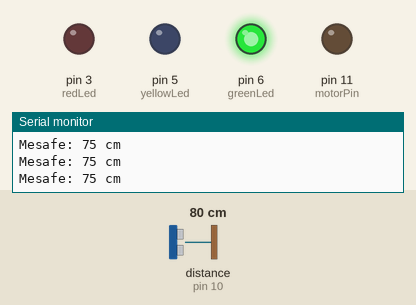
Bench run of a sketch on a simulated Arduino Uno, built with avr-gcc and run on an emulated ATmega328P. On the bench: output pins drawn as LEDs (lit = HIGH), the last lines printed to the serial monitor. Wiring (from diagram.json): ultrasonic range finder: trigger pin 9; echo pin 10. Dashed ring = blinking. Inputs (shaded band) come from the test bench; at power-on: distance to the obstacle (sensor on pin 10) 80 cm. The echo pulse lasts 58.3 µs per cm; pins used as bus, display or sensor lines are not drawn.

Above: at 1.2 s.
1.3 s: distance to the obstacle (sensor on pin 10) set to 18 cm
4.3 s: distance to the obstacle (sensor on pin 10) set to 14 cm
At 4.42 s:
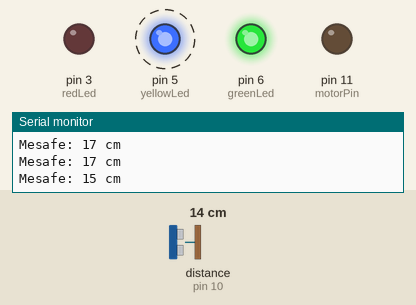
7.3 s: distance to the obstacle (sensor on pin 10) set to 8 cm
10.3 s: distance to the obstacle (sensor on pin 10) set to 6 cm
At 10.64 s:
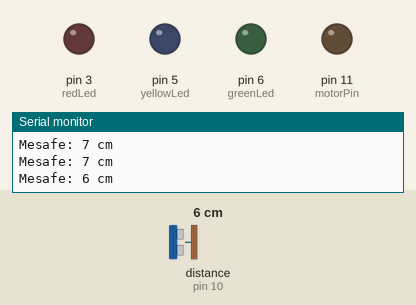
At 11.3 s:
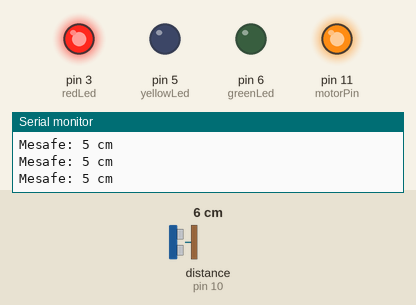
12.2 s: distance to the obstacle (sensor on pin 10) set to 8 cm
15.2 s: distance to the obstacle (sensor on pin 10) set to 11 cm
At 15.31 s:
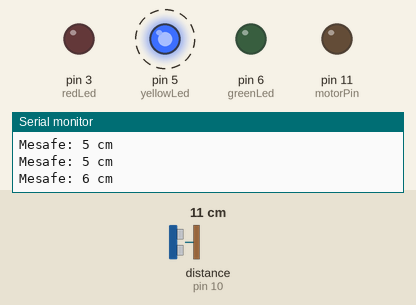
Timing chart, 0 to 19.2 s (numbered marks = the images above; inputs shaded):
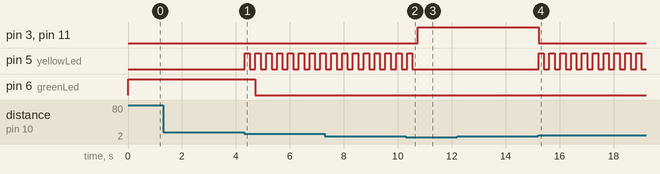

Measured:
- the behaviour switches between 17 and 16 cm on distance to the obstacle (sensor on pin 10) (found by bisection; images 0 and 1)
- the behaviour switches between 7 and 6 cm on distance to the obstacle (sensor on pin 10) (found by bisection; images 1 and 2)
- the behaviour switches between 9 and 10 cm on distance to the obstacle (sensor on pin 10) (found by bisection; images 3 and 4)
- after the input at 4.3 s, pin 5 (yellowLed): alternates HIGH for 0.20 s and LOW for 0.20 s, starting at once; pin 6 (greenLed): HIGH → LOW after 0.42 s
- after the input at 10.3 s, pin 3 (redLed), pin 11 (motorPin): LOW → HIGH after 0.44 s; pin 5 (yellowLed): goes on until 10.5 s, then stays LOW
- after the input at 15.2 s, pin 3 (redLed), pin 11 (motorPin): HIGH → LOW at once; pin 5 (yellowLed): alternates HIGH for 0.20 s and LOW for 0.20 s, starting at once

The sketch:

v1-simple.ino
```cpp
// (licence header left out)
// Pin definitions
const int trigPin = 9;     // Sensor Trig pin
const int echoPin = 10;    // Sensor Echo pin
const int redLed = 3;      // Red LED
const int yellowLed = 5;   // Yellow LED
const int greenLed = 6;    // Green LED
const int motorPin = 11;   // Motor pin

// Variables
long duration;             // Duration of the sound wave
int distance;              // Calculated distance
int stableDistance;        // More stable distance

void setup() {
  // Set up the pins
  // [UNREADABLE] The individual pinMode() lines are not legible in the video.
  // The six lines below are completed from the pin list above (OUTPUT/INPUT as used in loop()).
  pinMode(trigPin, OUTPUT);
  pinMode(echoPin, INPUT);
  pinMode(redLed, OUTPUT);
  pinMode(yellowLed, OUTPUT);
  pinMode(greenLed, OUTPUT);
  pinMode(motorPin, OUTPUT);

  // For communication with the computer
  Serial.begin(9600);
}

void loop() {
  // Measure distance with the sensor
  digitalWrite(trigPin, LOW);
  delayMicroseconds(2);
  digitalWrite(trigPin, HIGH);
  delayMicroseconds(10);
  digitalWrite(trigPin, LOW);
  duration = pulseIn(echoPin, HIGH);
  distance = duration * 0.034 / 2; // Distance (cm)

  // Stabilize the distance
  stableDistance = (stableDistance * 0.7) + (distance * 0.3);

  // Show the distance on the computer
  Serial.print("Mesafe: ");
  Serial.print(stableDistance);
  Serial.println(" cm");

  // What happens based on the distance?
  if (stableDistance <= 5) {          // 0-5 cm (close range)
    digitalWrite(motorPin, HIGH);     // Motor runs
    digitalWrite(redLed, HIGH);       // Red lights up
    digitalWrite(yellowLed, LOW);
    analogWrite(greenLed, 0);
  }
  else if (stableDistance <= 15) {    // 5-15 cm (medium range)
    digitalWrite(motorPin, LOW);      // Motor stops
    digitalWrite(redLed, LOW);
    digitalWrite(yellowLed, HIGH);    // Yellow lights up
    delay(200);                       // Wait 0.2 seconds
    digitalWrite(yellowLed, LOW);
    delay(200);
    analogWrite(greenLed, 0);
  }
  else {                              // More than 15 cm (far range)
    digitalWrite(motorPin, LOW);      // Motor stops
    digitalWrite(redLed, LOW);
    digitalWrite(yellowLed, LOW);
    analogWrite(greenLed, 255);       // Green lights up
  }
}
```
